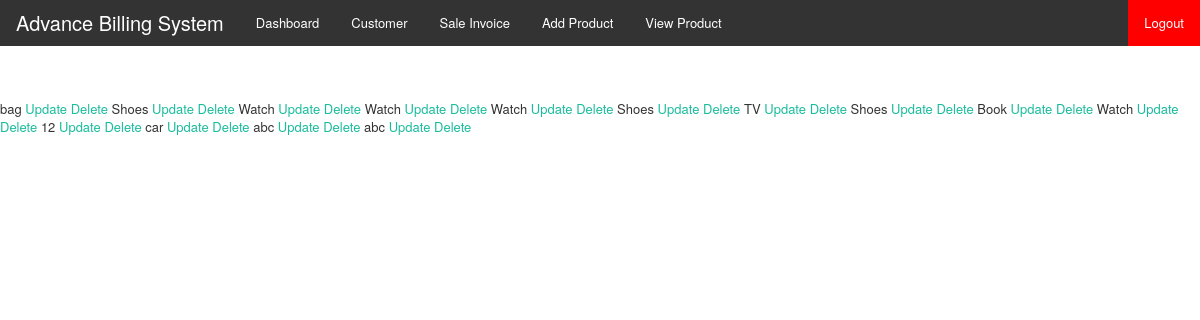
Screenshot of /productview/ (signed in) with the database file from the repository.
### organisation/models.py (models this page shows, shortened)
class Product(models.Model):
    companyName = models.ForeignKey(OrganisationDetails, on_delete=models.CASCADE,default="")
    Invoice = models.ForeignKey(Invoice_Details, on_delete=models.CASCADE,default="")
    Product_name = models.CharField(max_length = 50)
    Hsn_code = models.CharField(max_length = 20)
    Qty = models.IntegerField()
    Price = models.IntegerField()
    Discount = models.IntegerField()
    Cgst = models.IntegerField()
    Sgst = models.IntegerField()
    Igst = models.IntegerField()
    Cess = models.IntegerField()
    Total = models.FloatField()

### organisation/views.py (the view)
# urls.py: path('productview/',ProductView,name = 'productview'),
def ProductView(request):
    if 'org' in request.session:
        pro_data = Product.objects.all()
        return render(request,'temp_product.html',{'prod_data':pro_data})
    else:
        return redirect('login')

### organisation/templates/temp_product.html
{% extends 'base.html' %}
{% block content %}
{% for i in prod_data %}
    {{ i.Product_name }}
    <a href="{% url 'ProdUp' i.id %}">Update</a>
    <a href="{% url 'ProdDel' i.id %}">Delete</a>
{% endfor %}
{% endblock %}

### organisation/static/style.css (style rules this page uses)
body { background: #f9f6f1; font: 13px/1.7em 'Open Sans'; }

### organisation/static/custom.css (style rules this page uses)
body { min-height: 100%; position: relative; min-width:auto; }
html { height: 100%; }

### rows the page displays
Product: Product_name "bag"
Product: Product_name "Shoes"
Product: Product_name "Watch"
Product: Product_name "Watch"
Product: Product_name "Watch"
Product: Product_name "Shoes"
Product: Product_name "TV"
Product: Product_name "Shoes"
Product: Product_name "Book"
Product: Product_name "Watch"
Product: Product_name "12"
Product: Product_name "car"
Product: Product_name "abc"
Product: Product_name "abc"
